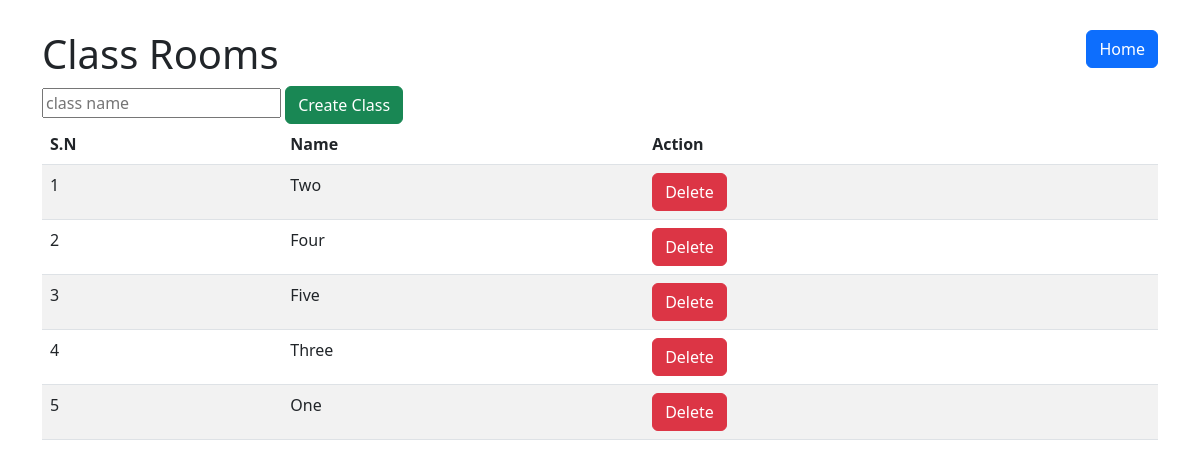
The page /crud/classroom/ (signed in) on the database as committed earlier.
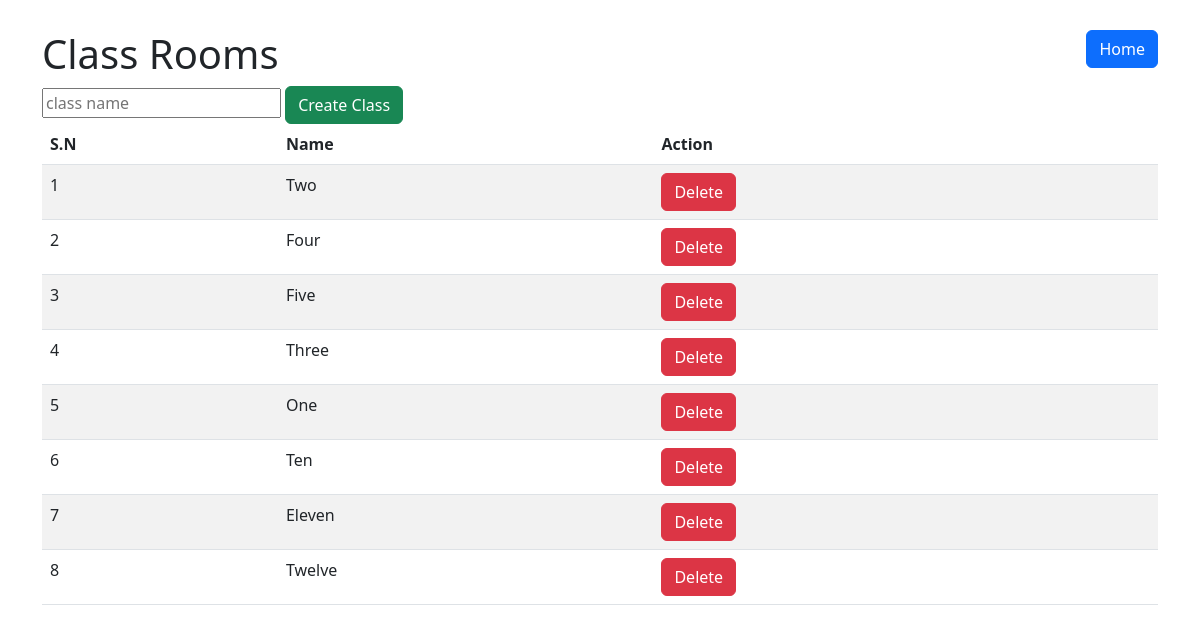
The same page on the database as committed later.
### myapp/models.py (models this page shows, shortened)
class ClassRoom(models.Model):
    name = models.CharField(max_length=20)

### crud/views.py (the view)
# urls.py: path("classroom/", ClassRoomListCreateView.as_view()),
@login_required
def classroom(request):
    if request.method == "POST":
        name = request.POST.get("class_name")
        ClassRoom.objects.create(name=name)
        return redirect('crud_classroom')
    context = {
        "title": "Classroom",
        "classrooms": ClassRoom.objects.all()
    }
    return render(request, "crud/classroom.html", context=context)

### crud/templates/crud/classroom.html (shortened to what this page needs)
{% extends "form/base.html" %}
{% block content %}
    <div style="margin-top: 30px">
        <a href="{% url 'crud_home' %}" class="btn btn-primary" style="float: right">Home</a>
        <h1>Class Rooms</h1>
        <form method="post" action="{% url 'crud_classroom' %}">
            <input placeholder="class name" name="class_name">
            <button type="submit" class="btn btn-success">Create Class</button>
        </form>
        <table class="table table-striped">
            <thead>
            <tr>
                <th scope="col">S.N</th>
                <th scope="col">Name</th>
                <th scope="col">Action</th>
            </tr>
            </thead>
            <tbody>
            {% for class in classrooms %}
                <tr>
                    <td>{{ forloop.counter }}</td>
                    <td>{{ class.name }}</td>
                    <td>
                        <a class="btn btn-danger" href="{% url 'classroom_delete' class.id %}">Delete</a>
                    </td>
                </tr>
            {% endfor %}
            </tbody>
        </table>
    </div>
{% endblock %}

Rows that differ between the two databases and show on the page:
added ClassRoom: name "Ten"
added ClassRoom: name "Eleven"
added ClassRoom: name "Twelve"
